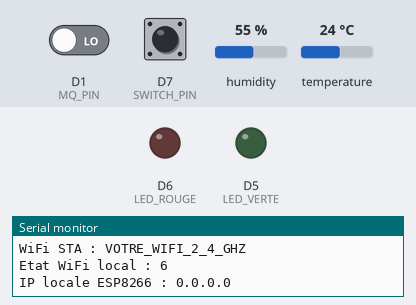
The program below on a simulated ESP8266 (NodeMCU). On the bench: output pins drawn as LEDs (lit = HIGH), the last lines printed to the serial monitor. The inputs (shaded band) are chosen by the test bench; at power-on: D7 (SWITCH_PIN) HIGH, D1 (MQ_PIN) LOW, humidity 55 %, temperature 24 °C. WiFi joins after 1.5 s; servers stay silent unless stated; no MQTT or app messages arrive unless stated.

Above: at 1.4 s.
1.5 s: D7 (SWITCH_PIN) pulled LOW for 0.15 s
At 1.59 s:
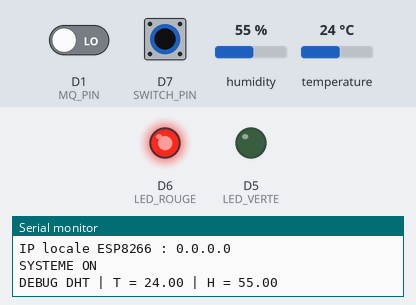
9.1 s: D7 (SWITCH_PIN) pulled LOW for 1 s
At 11.3 s:
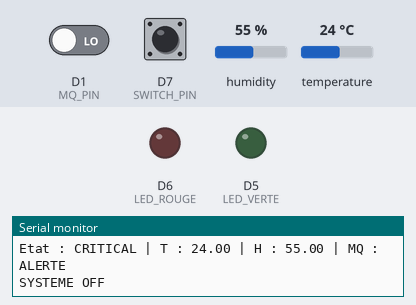
11.6 s: D7 (SWITCH_PIN) pulled LOW for 3.2 s
At 12.3 s:
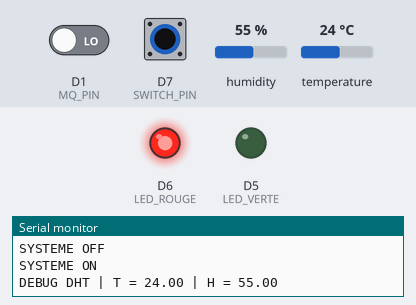
Timing chart, 0 to 16.3 s (numbered marks = the images above; inputs shaded):
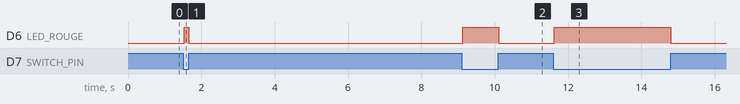

Measured:
- after the input at 1.5 s, D6 (LED_ROUGE): LOW → HIGH at once, → LOW 0.13 s later
- after the input at 9.1 s, D6 (LED_ROUGE): LOW → HIGH at once, → LOW 0.98 s later
- after the input at 11.6 s, D6 (LED_ROUGE): LOW → HIGH at once, → LOW 3.2 s later

The program:

main.cpp
```cpp
#include <Arduino.h>
#include <ESP8266WiFi.h>
#include <ESP8266WebServer.h>
#include <DHT.h>
#include <math.h>
#include <PubSubClient.h>

// ============================================
// 1. CONFIGURATION DU MATERIEL
// ============================================

#define DHT_PIN D2
#define DHT_TYPE DHT11

#define MQ_PIN D1
#define LED_VERTE D5
#define LED_ROUGE D6
#define SWITCH_PIN D7

DHT dht(DHT_PIN, DHT_TYPE);
ESP8266WebServer server(80);

// ============================================
// 2. CONFIGURATION WIFI
// ============================================

#include "config.h"
// Reseau Wi-Fi local commun aux deux cartes et au PC Ubuntu.
// Les identifiants sont definis dans include/config.h.
const char* STA_SSID = WIFI_SSID;
const char* STA_PASSWORD = WIFI_PASSWORD;
const char* MQTT_SERVER = BROKER_IP;
const uint16_t MQTT_PORT = 1883;

WiFiClient mqttWifiClient;
PubSubClient mqtt(mqttWifiClient);
unsigned long dernierEssaiWifi = 0;
unsigned long dernierEssaiMQTT = 0;
unsigned long dernierePublication = 0;
const unsigned long PERIODE_MQTT = 3000;
const unsigned long RETRY_WIFI = 10000;
const unsigned long RETRY_MQTT = 5000;


// Dernieres informations du noeud ESP32 (MQTT).
// Chaque champ a sa propre date pour eviter de montrer une valeur ancienne.
bool pir32=false;
String ldr32="";
String buzzer32="";
unsigned long pirAt=0,ldrAt=0,buzzerAt=0;
const unsigned long ESP32_TIMEOUT=10000;

void recevoirMQTT(char* topic, byte* payload, unsigned int length) {
  Serial.print("[MQTT RX] Topic : ");
Serial.print(topic);

Serial.print(" | Valeur : ");

for (unsigned int i = 0; i < length; i++) {
    Serial.print((char)payload[i]);
}

Serial.println();
  String value;
  for(unsigned int i=0;i<length && i<32;i++) value += (char)payload[i];
  const unsigned long now=millis();
  String t(topic);
  if(t=="airsense/esp32/pir" && (value=="0" || value=="1")){pir32=(value=="1");pirAt=now?now:1;}
  else if(t=="airsense/esp32/ldr" && (value=="DARK" || value=="LIGHT")){ldr32=value;ldrAt=now?now:1;}
  else if(t=="airsense/esp32/buzzer" && (value=="ON" || value=="OFF")){buzzer32=value;buzzerAt=now?now:1;}
}

void envoyerESP32(){
  const unsigned long now=millis();
  bool p=pirAt && now-pirAt<ESP32_TIMEOUT;
  bool l=ldrAt && now-ldrAt<ESP32_TIMEOUT;
  bool b=buzzerAt && now-buzzerAt<ESP32_TIMEOUT;
  bool online=p&&l&&b;
  unsigned long age=online?now-min(min(pirAt,ldrAt),buzzerAt):0;
  String json="{\"online\":";json+=(online?"true":"false");
  json+=",\"pir\":";json+=(p?(pir32?"true":"false"):"null");
  json+=",\"ldr\":";json+=(l?"\""+ldr32+"\"":"null");
  json+=",\"buzzer\":";json+=(b?"\""+buzzer32+"\"":"null");
  json+=",\"age_ms\":"+String(age)+"}";
  server.sendHeader("Cache-Control","no-store");
  server.send(200,"application/json",json);
}

// ============================================
// 3. SEUILS DE SURVEILLANCE
// ============================================

// Seuils de demonstration, a adapter
const float TEMP_WARNING = 30.0;
const float TEMP_CRITICAL = 35.0;

const float HUM_MIN = 30.0;
const float HUM_MAX = 70.0;

// ============================================
// 4. VARIABLES DU SYSTEME
// ============================================

float temperature = NAN;
float humidite = NAN;

bool systemeON = false;
bool alerteMQ = false;
bool dhtValide = false;

String etat = "OFF";

unsigned long dernierDHT = 0;
unsigned long dernierLog = 0;

const unsigned long PERIODE_DHT = 2500;
const unsigned long PERIODE_LOG = 5000;

// ============================================
// 5. INTERFACE WEB
// ============================================

#include "airsense_dashboard.h"

// ============================================
// 6. ROUTE PAGE WEB
// ============================================

void afficherPage() {
  server.send_P(200, "text/html; charset=utf-8", PAGE_HTML);
}

// ============================================
// 7. ROUTE API JSON
// ============================================

void envoyerDonnees() {

  String json;
  json.reserve(240);

  json = "{";

  json += "\"on\":";
  json += systemeON ? "true" : "false";

  json += ",\"temperature\":";
  json += (systemeON && dhtValide) ?
    String(temperature,1) : "null";

  json += ",\"humidite\":";
  json += (systemeON && dhtValide) ?
    String(humidite,1) : "null";

  json += ",\"dht_ok\":";
  json += (systemeON && dhtValide) ?
    "true" : "false";

  json += ",\"mq\":";
  json += (systemeON && alerteMQ) ?
    "true" : "false";

  json += ",\"etat\":\"";
  json += etat;
  json += "\"";

  json += ",\"uptime\":";
  json += String(millis()/1000);

  json += ",\"sample\":";
  json += String(dernierDHT);

  json += "}";

  server.sendHeader("Cache-Control", "no-store");
  server.send(200,"application/json",json);
}

// ============================================
// 8. LECTURE DES CAPTEURS
// ============================================

void lireCapteurs() {

  // MQ : seuil active si DO = LOW
  alerteMQ = (digitalRead(MQ_PIN) == LOW);

  // DHT11 : lecture toutes les 2,5 secondes
  if(millis() - dernierDHT >= PERIODE_DHT) {

    dernierDHT = millis();

    float t = dht.readTemperature();
    float h = dht.readHumidity();

    Serial.print("DEBUG DHT | T = ");
Serial.print(t);

Serial.print(" | H = ");
Serial.println(h);

    if(isnan(t) || isnan(h)) {
      dhtValide = false;
      temperature = NAN;
      humidite = NAN;
      Serial.println("Erreur lecture DHT11");
    }
    else {
      temperature = t;
      humidite = h;
      dhtValide = true;
    }
  }
}

// ============================================
// 9. CLASSIFICATION DES ETATS
// ============================================

void calculerEtat() {

  if(!systemeON) {
    etat = "OFF";
    return;
  }

  if(alerteMQ) {
    etat = "CRITICAL";
    return;
  }

  if(!dhtValide) {
    etat = "SENSOR_ERROR";
    return;
  }

  if(temperature >= TEMP_CRITICAL) {
    etat = "CRITICAL";
  }
  else if(temperature >= TEMP_WARNING ||
          humidite < HUM_MIN ||
          humidite > HUM_MAX) {
    etat = "WARNING";
  }
  else {
    etat = "NORMAL";
  }
}

// ============================================
// 10. COMMANDE DES LED
// ============================================


void gererLED() {

  if (!systemeON) {
    // Systeme desactive
    digitalWrite(LED_VERTE, LOW);
    digitalWrite(LED_ROUGE, LOW);
  }
  else if (etat == "NORMAL") {
    // Conditions normales
    digitalWrite(LED_VERTE, HIGH);
    digitalWrite(LED_ROUGE, LOW);
  }
  else {
    // WARNING, CRITICAL ou SENSOR_ERROR
    digitalWrite(LED_VERTE, LOW);
    digitalWrite(LED_ROUGE, HIGH);
  }
}
// ============================================
// 11. COMMUNICATION WIFI / MQTT (NON BLOQUANTE)
// ============================================

void maintenirConnexion() {
  unsigned long maintenant = millis();

  if (WiFi.status() != WL_CONNECTED) {
    if (dernierEssaiWifi == 0 || maintenant - dernierEssaiWifi >= RETRY_WIFI) {
      dernierEssaiWifi = maintenant;
      Serial.println("[WiFi STA] Tentative de connexion...");
      WiFi.begin(STA_SSID, STA_PASSWORD);
    }
    return;
  }

  if (mqtt.connected()) {
    mqtt.loop();
    return;
  }

  if (dernierEssaiMQTT == 0 || maintenant - dernierEssaiMQTT >= RETRY_MQTT) {
    dernierEssaiMQTT = maintenant;
    String clientId = "AirSense-ESP8266-" + String(ESP.getChipId(), HEX);
    if (mqtt.connect(clientId.c_str(),
                     "airsense/esp8266/availability", 1, true, "offline")) {
      Serial.println("[MQTT] Connecte au broker Ubuntu");
      mqtt.publish("airsense/esp8266/availability", "online", true);
     bool subPir = mqtt.subscribe("airsense/esp32/pir");
bool subLdr = mqtt.subscribe("airsense/esp32/ldr");
bool subBuzzer = mqtt.subscribe("airsense/esp32/buzzer");

Serial.printf(
    "[MQTT SUB] PIR=%d | LDR=%d | BUZZER=%d\n",
    subPir,
    subLdr,
    subBuzzer
);
      dernierePublication = maintenant - PERIODE_MQTT;
    } else {
      Serial.print("[MQTT] Connexion echouee, code = ");
      Serial.println(mqtt.state());
    }
  }
}

void publierMQTT() {
  if (!mqtt.connected()) return;
  if (millis() - dernierePublication < PERIODE_MQTT) return;
  dernierePublication = millis();

  mqtt.publish("airsense/esp8266/system", systemeON ? "ON" : "OFF", true);
  mqtt.publish("airsense/esp8266/status", etat.c_str(), true);
  mqtt.publish("airsense/esp8266/gas",
               !systemeON ? "INACTIVE" : (alerteMQ ? "ALERT" : "NORMAL"), true);

  // Ne jamais publier d'anciennes mesures lorsque le systeme est OFF
  // ou lorsqu'une lecture DHT11 a echoue.
  if (systemeON && dhtValide) {
    String t = String(temperature, 1);
    String h = String(humidite, 1);
    mqtt.publish("airsense/esp8266/temperature", t.c_str(), true);
    mqtt.publish("airsense/esp8266/humidity", h.c_str(), true);
  } else {
    mqtt.publish("airsense/esp8266/temperature", "", true);
    mqtt.publish("airsense/esp8266/humidity", "", true);
  }
}

// ============================================
// 11. INITIALISATION
// ============================================

void setup() {

  Serial.begin(115200);
  delay(200);

  pinMode(MQ_PIN,INPUT);
  pinMode(LED_VERTE,OUTPUT);
  pinMode(LED_ROUGE,OUTPUT);
  pinMode(SWITCH_PIN,INPUT_PULLUP);

  digitalWrite(LED_VERTE,LOW);
  digitalWrite(LED_ROUGE,LOW);

  dht.begin();

  WiFi.mode(WIFI_STA);
  WiFi.setAutoReconnect(true);

  Serial.println();
  Serial.println("========================");
  Serial.println("       AirSense         ");
  Serial.println("========================");

  Serial.println("Mode Wi-Fi local (STA) uniquement");

  server.on("/",HTTP_GET,afficherPage);
  server.on("/api/data",HTTP_GET,envoyerDonnees);
  server.on("/api/esp32",HTTP_GET,envoyerESP32);

  server.begin();
  mqtt.setServer(MQTT_SERVER, MQTT_PORT);
  mqtt.setCallback(recevoirMQTT);
  mqtt.setSocketTimeout(3);
  mqtt.setKeepAlive(20);
  WiFi.begin(STA_SSID, STA_PASSWORD);
  dernierEssaiWifi = millis();

  Serial.println("Serveur Web demarre");
  Serial.println("[MQTT] Connexion au Wi-Fi commun en cours");
Serial.println("===== CONFIGURATION RESEAU =====");

Serial.print("WiFi STA : ");
Serial.println(STA_SSID);

Serial.print("Etat WiFi local : ");
Serial.println(WiFi.status());

Serial.print("IP locale ESP8266 : ");
Serial.println(WiFi.localIP());
}

// ============================================
// 12. BOUCLE PRINCIPALE
// ============================================

void loop() {

  server.handleClient();
  maintenirConnexion();

  bool nouvelEtatON = (digitalRead(SWITCH_PIN) == LOW);

  if(nouvelEtatON != systemeON) {

    systemeON = nouvelEtatON;

    if(systemeON) {
      // Forcer une acquisition rapide
      dernierDHT = millis() - PERIODE_DHT;
      dhtValide = false;
      Serial.println("SYSTEME ON");
    }
    else {
      dhtValide = false;
      alerteMQ = false;
      Serial.println("SYSTEME OFF");
    }
  }

  if(systemeON) {
    lireCapteurs();
  }

  calculerEtat();
  gererLED();
  publierMQTT();

  if(millis() - dernierLog >= PERIODE_LOG) {

    dernierLog = millis();

    Serial.print("Etat : ");
    Serial.print(etat);

    Serial.print(" | T : ");
    if(dhtValide && systemeON)
      Serial.print(temperature);
    else
      Serial.print("--");

    Serial.print(" | H : ");
    if(dhtValide && systemeON)
      Serial.print(humidite);
    else
      Serial.print("--");

    Serial.print(" | MQ : ");
    Serial.println(
      systemeON && alerteMQ ?
      "ALERTE" : "NORMAL/INACTIF"
    );
  }

  delay(10);

static unsigned long dernierDiagnostic = 0;

if (millis() - dernierDiagnostic >= 5000) {
    dernierDiagnostic = millis();

    Serial.println("===== DIAGNOSTIC RESEAU =====");

    Serial.print("WiFi STA connecte : ");
    Serial.println(WiFi.status() == WL_CONNECTED ? "OUI" : "NON");

    Serial.print("IP locale ESP8266 : ");
    Serial.println(WiFi.localIP());

    Serial.print("WiFi STA : ");
    Serial.println(STA_SSID);

    Serial.print("MQTT connecte : ");
    Serial.println(mqtt.connected() ? "OUI" : "NON");

    Serial.print("Memoire libre : ");
    Serial.println(ESP.getFreeHeap());

    Serial.println("============================");
}

}
```

config.example.h
```cpp
#pragma once
// Renseigner les identifiants de votre reseau local (2.4 GHz).
#define WIFI_SSID "VOTRE_WIFI_2_4_GHZ"
#define WIFI_PASSWORD "VOTRE_MOT_DE_PASSE"
// Adresse IPv4 du PC Ubuntu hebergeant Mosquitto, sans espace final.
#define BROKER_IP "192.168.0.194"
```

Source omitted: airsense_dashboard.h (25428 bytes)
